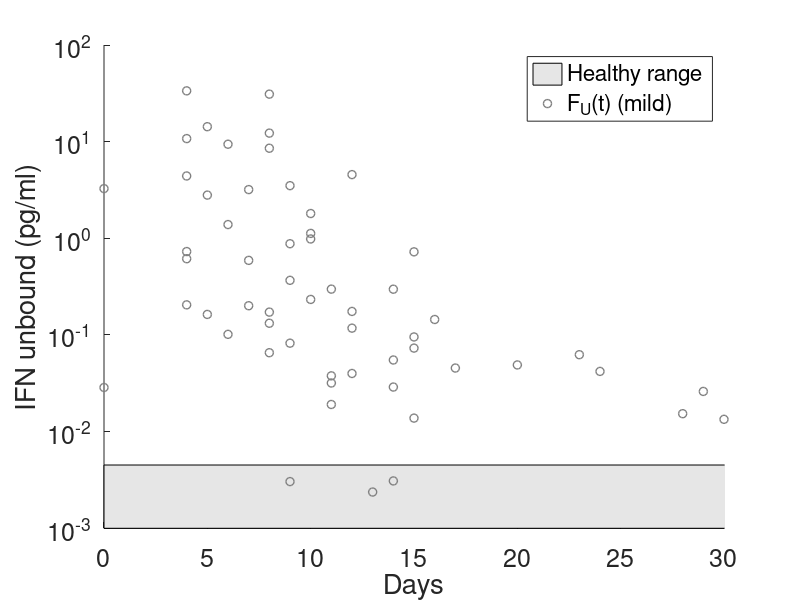
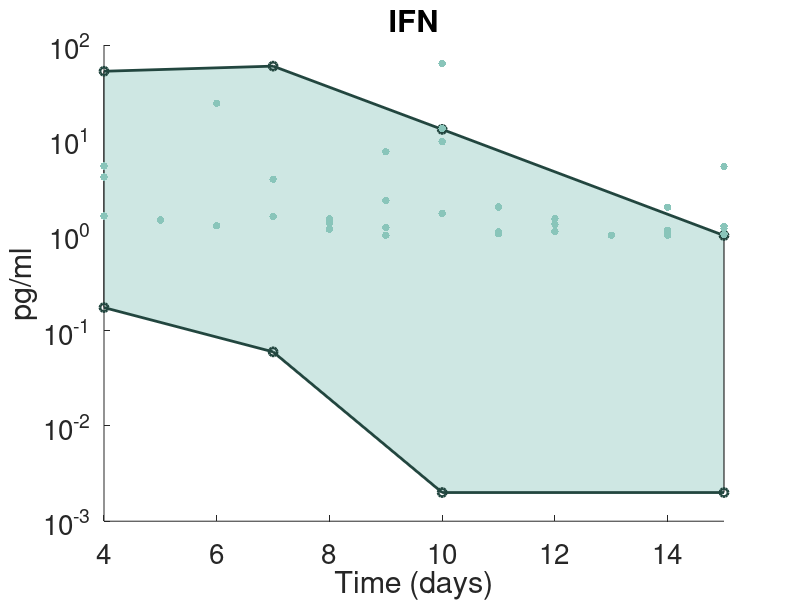

The MATLAB source for these figures, in order:

load('Data_Trouillet_Assant.mat')
%epithelial cells vs alveolar macs
figure
hold on 
fill([0 0 40 40],[1e-3 Trouillet_Assant_healthy_max_IFN Trouillet_Assant_healthy_max_IFN 1e-3],[0.9 0.9 0.9])
%plot(time_deval, solM(17,:),'Color',[32 52 79]/255,'LineWidth',3);
%plot(time_deval, solS(17,:),'--','Color',[233 150 156]/255,'LineWidth',3);
plot(data_points_Trouillet_Assant_IFN(:,1)*1000,data_points_Trouillet_Assant_IFN(:,2),'o','Color',[0.5 0.5 0.5],'LineWidth',1)
ylabel('IFN unbound (pg/ml)')
hold on
set(gca,'Fontsize',18)
xlabel('Days')
legend('Healthy range','F_U(t) (mild)','F_U(t) (severe)','IFN-postive patient')
ax = gca;
%ax.YAxis(1).Color = [94,60,153]/255;
set(gca,'yscale','log')
ylim([1e-3 1e2])
xlim([0 30])

for ii = 1:15
   locs =  find(data_points_Trouillet_Assant_IFN(:,1)==ii);
   mean_vec(ii) = mean(data_points_Trouillet_Assant_IFN(locs,2));
end

figure
hold on
fill([4 7 10 15 15 10 7 4],[[33,30 7 1]+[20 30 6 0],[0.002, 0.002, 0.09, 0.205]-[0 0 0.03 0.03]],[206,231,227]/255)
plot([4 7 10 15],[33,30 7 1]+[20 30 6 0],'o-','Color',[34,70,63]/255,'LineWidth',2,'MarkerSize',6)
plot([15 10 7 4],[0.002, 0.002, 0.09, 0.205]-[0 0 0.03 0.03],'o-','Color',[34,70,63]/255,'LineWidth',2,'MarkerSize',6)
scatter(data_points_Trouillet_Assant_IFN(:,1)*1000,data_points_Trouillet_Assant_IFN(:,2),30,[137 197 186]/255,'filled')
xlabel('Time (days)')
ylabel('pg/ml')
title('IFN')
set(gca,'FontSize',20)
set(gca,'yscale','log')
xlim([4 15])